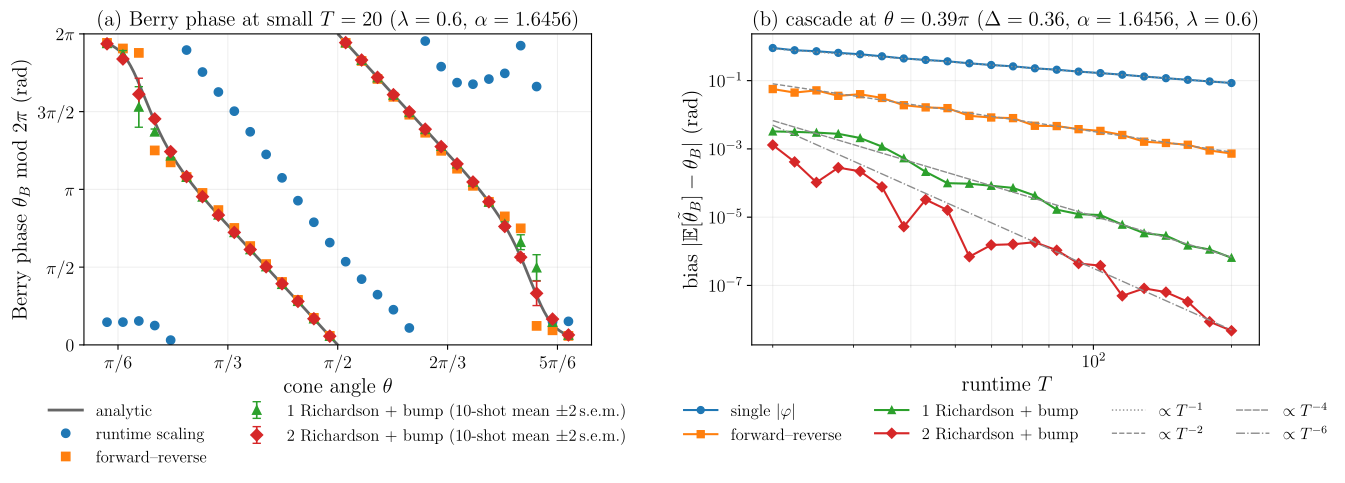

This figure's Python source:
"""Figure 3: Entangled spiral Heisenberg chain -- small-runtime accuracy and cascade.

One consistent randomization parameter set for the whole figure: bump window
``lambda = 0.6``, Richardson ratio ``alpha = 1.6456``.

(a) Berry phase (canonical mod-2pi window) vs cone angle at a small runtime
``T = 20``: the exact closed-form reference ``2*pi*<S^z_tot>`` (wrapped, with the
branch discontinuity cut), the runtime-scaling reconstruction shown as raw values
modulo 2pi (its error exceeds pi at this runtime), the forward-reverse estimate
(mod pi, branch nearer the analytic value), and the 1- and 2-fold Richardson +
bump estimates, each the mean of ``N = 10`` randomly sampled runtimes with
``+-2`` s.e.m. error bars from the same shots.  ``T = 20`` keeps the *entire*
angle sweep -- including the deepest-gap endpoints (``theta/pi ~ 0.2, 0.8``,
``Delta ~ 0.11``) -- inside the adiabatic window ``T*Delta >~ 2``, so the
2-Richardson estimate tracks the curve everywhere; at smaller ``T`` those
endpoints fall into the non-adiabatic regime where the extrapolation overshoots.
No Theorem-3 band: for this entangled model the closed-form norm constant
``|Hdot(0)|^2/Delta(0)^4`` overestimates the actual fluctuation by 2-4 orders of
magnitude (it replaces every level gap by ``Delta(0)`` and the ground-state
couplings by the operator norm).

(b) Error-cancellation cascade vs runtime at ``theta = 0.39 pi`` (``Delta = 0.36``),
chosen over a theta-sweep as the angle where the 2-Richardson + bump curve holds
its ``T^-6`` slope most smoothly at the shared ``lambda = 0.6`` (the maximally
symmetric angle ``theta = pi/2`` is excluded: there the forward-reverse error
vanishes identically, so the whole cascade collapses to machine precision and
shows no scaling).

The expensive evolutions are parallelized over all cores and cached in
cache/fig3.npz: rerunning with unchanged physics parameters (e.g. after a
styling change) replots instantly from the cache.
"""

import sys
from concurrent.futures import ProcessPoolExecutor
from pathlib import Path

import numpy as np
import matplotlib

matplotlib.use("Agg")
import matplotlib.pyplot as plt

# Match the paper's (REVTeX / Computer Modern) fonts.
plt.rcParams.update({"text.usetex": True, "font.family": "serif",
                     "text.latex.preamble": r"\usepackage{amsmath}\usepackage{amssymb}",
                     "font.size": 15, "axes.titlesize": 15, "axes.labelsize": 15,
                     "xtick.labelsize": 13, "ytick.labelsize": 13})

HERE = Path(__file__).resolve().parent
sys.path.insert(0, str(HERE.parent))

from berry_cancellation.manybody import SpiralHeisenbergChain
from berry_cancellation.estimators import (
    single_phase_error, forward_reverse_error, randomized_richardson_bias,
    runtime_scaling_theta_B, _recursive_richardson_error,
    _theta_B_forward_reverse, default_steps,
)
from berry_cancellation.reference import wrap_to_pi, wrap_to_half_pi

N, J, B0 = 4, 1.0, 1.0
# One randomization parameter set for both panels.
LAM, ALPHA = 0.6, 1.6456
# Panel (a): small-runtime Berry-phase check. T = 20 keeps the whole sweep
# (deepest gap ~ 0.11) inside the adiabatic window T*Delta >~ 2; N = 10 shots keep
# the +-2 s.e.m. bars visible.
TCHK = 20.0
N_THETA = 30
THETA_LO, THETA_HI = 0.15 * np.pi, 0.85 * np.pi
# Panel (b) cascade angle: theta = 0.39 pi gives the cleanest cascade over a
# 10-angle sweep at this lambda -- the 2R curve holds its T^-6 slope with the
# smallest log-residual (gap Delta = 0.36).
THETA_C = 0.39 * np.pi
T_MIN, T_MAX, N_T = 20.0, 200.0, 22
N_SHOTS, SEED = 10, 0
PARAMS = dict(N=N, J=J, B0=B0, lam=LAM, alpha=ALPHA, tchk=TCHK, n_theta=N_THETA,
              n_shots=N_SHOTS, seed=SEED, rs_alpha="hmax-scale",
              panel_a="rs+fr+1r+2r-10shot", theta_lo=THETA_LO, theta_hi=THETA_HI,
              theta_c=THETA_C, t_min=T_MIN, t_max=T_MAX, n_t=N_T)
CACHE = HERE / "cache" / "fig3.npz"


def sample_bump(n, lam, rng):
    "Draw n runtime factors X from the C-infinity bump density on [1-lam, 1+lam]."
    ug = np.linspace(-1.0, 1.0, 4001)
    pdf = np.zeros_like(ug)
    ins = np.abs(ug) < 1.0
    pdf[ins] = np.exp(-1.0 / (1.0 - ug[ins] ** 2))
    cdf = np.concatenate([[0.0], np.cumsum(0.5 * (pdf[1:] + pdf[:-1]) * np.diff(ug))])
    cdf /= cdf[-1]
    return 1.0 + lam * np.interp(rng.random(n), cdf, ug)


def cached_compute(path, params, fn):
    "Load {arrays} from path if its stored params match, else compute and store."
    if path.exists():
        z = np.load(path, allow_pickle=True)
        if z["__params__"].item() == params:
            print(f"loaded cache {path}")
            return {k: z[k] for k in z.files if k != "__params__"}
    data = fn()
    path.parent.mkdir(exist_ok=True)
    np.savez(path, __params__=np.array(params, dtype=object), **data)
    print(f"wrote cache {path}")
    return data


def compute():
    thetas = np.linspace(THETA_LO, THETA_HI, N_THETA)
    models = [SpiralHeisenbergChain(N=N, J=J, B0=B0, theta=float(th)) for th in thetas]
    model = SpiralHeisenbergChain(N=N, J=J, B0=B0, theta=THETA_C)
    T = np.geomspace(T_MIN, T_MAX, N_T)
    steps = default_steps(T.max())

    with ProcessPoolExecutor(max_workers=10) as ex:
        # (a) per-model small-T estimates.
        fut_rs = [ex.submit(runtime_scaling_theta_B, m, TCHK) for m in models]
        fut_fr = [ex.submit(_theta_B_forward_reverse, m, np.array([TCHK]),
                            default_steps(TCHK)) for m in models]
        rng = np.random.default_rng(SEED)
        shots = [TCHK * sample_bump(N_SHOTS, LAM, rng) for _ in models]
        fut_2r = [ex.submit(_recursive_richardson_error, m, r, ALPHA, 2,
                            default_steps(ALPHA**2 * r.max()))
                  for m, r in zip(models, shots)]
        fut_1r = [ex.submit(_recursive_richardson_error, m, r, ALPHA, 1,
                            default_steps(ALPHA * r.max()))
                  for m, r in zip(models, shots)]
        # (b) per-runtime cascade curves.
        fut_s = [ex.submit(single_phase_error, model, np.array([t]), steps) for t in T]
        fut_f = [ex.submit(forward_reverse_error, model, np.array([t]), steps) for t in T]
        fut_1 = [ex.submit(randomized_richardson_bias, model, np.array([t]),
                           alpha=ALPHA, lam=LAM, levels=1, dist="bump") for t in T]
        fut_2 = [ex.submit(randomized_richardson_bias, model, np.array([t]),
                           alpha=ALPHA, lam=LAM, levels=2, dist="bump") for t in T]
        rs_raw = np.array([f.result() for f in fut_rs])
        fr_raw = np.array([f.result()[0] for f in fut_fr])
        mc_err = np.array([f.result() for f in fut_2r])   # (N_THETA, N_SHOTS) signed errors
        mc1_err = np.array([f.result() for f in fut_1r])
        e_single = np.concatenate([f.result() for f in fut_s])
        e_fr = np.concatenate([f.result() for f in fut_f])
        e_b1 = np.concatenate([f.result() for f in fut_1])
        e_b2 = np.concatenate([f.result() for f in fut_2])

    analytic = np.array([2.0 * np.pi * float(np.real(m.psi0.conj() @ m.Sz_tot @ m.psi0))
                         for m in models])
    gaps = np.array([m.gap for m in models])
    return dict(thetas=thetas, analytic=analytic, gaps=gaps,
                rs_raw=rs_raw, fr_raw=fr_raw, mc_err=mc_err, mc1_err=mc1_err, T=T,
                e_single=e_single, e_fr=e_fr, e_b1=e_b1, e_b2=e_b2)


def main():
    d = cached_compute(CACHE, PARAMS, compute)
    thetas, analytic, T = d["thetas"], d["analytic"], d["T"]
    est_rs = analytic + wrap_to_pi(d["rs_raw"] - analytic)          # theta_B mod 2 pi
    est_fr = analytic + wrap_to_half_pi(d["fr_raw"] - analytic)     # theta_B mod pi
    est_2r = analytic + d["mc_err"].mean(axis=1)                    # 10-shot mean (mod pi)
    est_1r = analytic + d["mc1_err"].mean(axis=1)
    ihard = int(np.argmin(d["gaps"]))
    print(f"  T={TCHK:.0f}: runtime-scaling median dev={np.median(np.abs(est_rs - analytic)):.1e}, "
          f"FR median dev={np.median(np.abs(est_fr - analytic)):.1e}, "
          f"2R+bump {N_SHOTS}-shot median dev={np.median(np.abs(est_2r - analytic)):.1e}")
    print(f"  deepest-gap angle theta/pi={thetas[ihard]/np.pi:.2f} (gap={d['gaps'][ihard]:.3f}): "
          f"2R dev={np.abs(est_2r-analytic)[ihard]:.1e}")
    print(f"  gap range over sweep: [{d['gaps'].min():.3f}, {d['gaps'].max():.3f}]")

    fig, (axA, axB) = plt.subplots(1, 2, figsize=(13.8, 5.2))

    # (a) Berry phase vs cone angle at a small, cheap runtime.
    twopi = 2.0 * np.pi
    th_f = np.linspace(thetas[0], thetas[-1], 800)
    models_f = [SpiralHeisenbergChain(N=N, J=J, B0=B0, theta=float(t)) for t in th_f]
    ana_f = np.array([2.0 * np.pi * float(np.real(m.psi0.conj() @ m.Sz_tot @ m.psi0))
                      for m in models_f]) % twopi
    jump = np.abs(np.diff(ana_f)) > np.pi
    ana_f[1:][jump] = np.nan
    axA.plot(th_f, ana_f, "-", lw=2, color="0.4", label="analytic")
    axA.plot(thetas, d["rs_raw"] % twopi, "o", ms=6, color="C0",
             label="runtime scaling")
    axA.plot(thetas, est_fr % twopi, "s", ms=6, color="C1", label=r"forward--reverse")
    sem1 = d["mc1_err"].std(axis=1, ddof=1) / np.sqrt(N_SHOTS)
    axA.errorbar(thetas, est_1r % twopi, yerr=2 * sem1, fmt="^", ms=6, color="C2",
                 capsize=3, lw=1.2,
                 label=rf"1 Richardson + bump ({N_SHOTS}-shot mean $\pm2\,$s.e.m.)")
    sem = d["mc_err"].std(axis=1, ddof=1) / np.sqrt(N_SHOTS)
    axA.errorbar(thetas, est_2r % twopi, yerr=2 * sem, fmt="D", ms=6, color="C3",
                 capsize=3, lw=1.2,
                 label=rf"2 Richardson + bump ({N_SHOTS}-shot mean $\pm2\,$s.e.m.)")
    print(f"  empirical 2*SEM range: [{2*sem.min():.1e}, {2*sem.max():.1e}] rad")
    axA.set_ylim(0, twopi)
    axA.set_yticks([0, np.pi/2, np.pi, 3*np.pi/2, twopi],
                   [r"$0$", r"$\pi/2$", r"$\pi$", r"$3\pi/2$", r"$2\pi$"])
    axA.set_xticks([np.pi/6, np.pi/3, np.pi/2, 2*np.pi/3, 5*np.pi/6],
                   [r"$\pi/6$", r"$\pi/3$", r"$\pi/2$", r"$2\pi/3$", r"$5\pi/6$"])
    axA.set_xlabel(r"cone angle $\theta$")
    axA.set_ylabel(r"Berry phase $\theta_B$ mod $2\pi$  (rad)")
    axA.set_title(rf"(a) Berry phase at small $T={TCHK:.0f}$ "
                  rf"($\lambda={LAM:g}$, $\alpha={ALPHA:g}$)")
    axA.legend(fontsize=12, ncol=2, loc="upper center", bbox_to_anchor=(0.5, -0.14),
               frameon=False)
    axA.grid(True, alpha=0.2)

    # (b) error-cancellation cascade vs runtime.
    axB.loglog(T, d["e_single"], "o-", ms=5, color="C0", label=r"single  $|\varphi|$")
    axB.loglog(T, d["e_fr"], "s-", ms=5, color="C1", label=r"forward--reverse")
    axB.loglog(T, d["e_b1"], "^-", ms=5, color="C2", label=r"1 Richardson + bump")
    axB.loglog(T, d["e_b2"], "D-", ms=5, color="C3", label=r"2 Richardson + bump")
    tail = T >= np.sqrt(T[0] * T[-1])
    for power, e, style in [(-1, d["e_single"], ":"), (-2, d["e_fr"], "--"),
                            (-4, d["e_b1"], (0, (5, 1))), (-6, d["e_b2"], "-.")]:
        c = np.median(e[tail] / T[tail] ** power)
        axB.loglog(T, c * T ** power, color="0.55", lw=1.0, linestyle=style,
                   label=rf"$\propto T^{{{power}}}$")
    axB.set_xlabel("runtime $T$")
    axB.set_ylabel(r"bias  $|\mathbb{E}[\tilde\theta_B] - \theta_B|$  (rad)")
    axB.set_xlim(18.0, 230.0)
    gap_c = SpiralHeisenbergChain(N=N, J=J, B0=B0, theta=THETA_C).gap
    axB.set_title(rf"(b) cascade at $\theta={THETA_C/np.pi:g}\pi$ "
                  rf"($\Delta={gap_c:.2f}$, $\alpha={ALPHA:g}$, $\lambda={LAM:g}$)")
    axB.legend(fontsize=12, ncol=4, loc="upper center", bbox_to_anchor=(0.5, -0.14), frameon=False)
    axB.grid(True, which="both", alpha=0.2)

    fig.tight_layout()
    path = HERE / "fig3.pdf"
    fig.savefig(path, bbox_inches="tight")
    print(f"wrote {path}")


if __name__ == "__main__":
    main()
